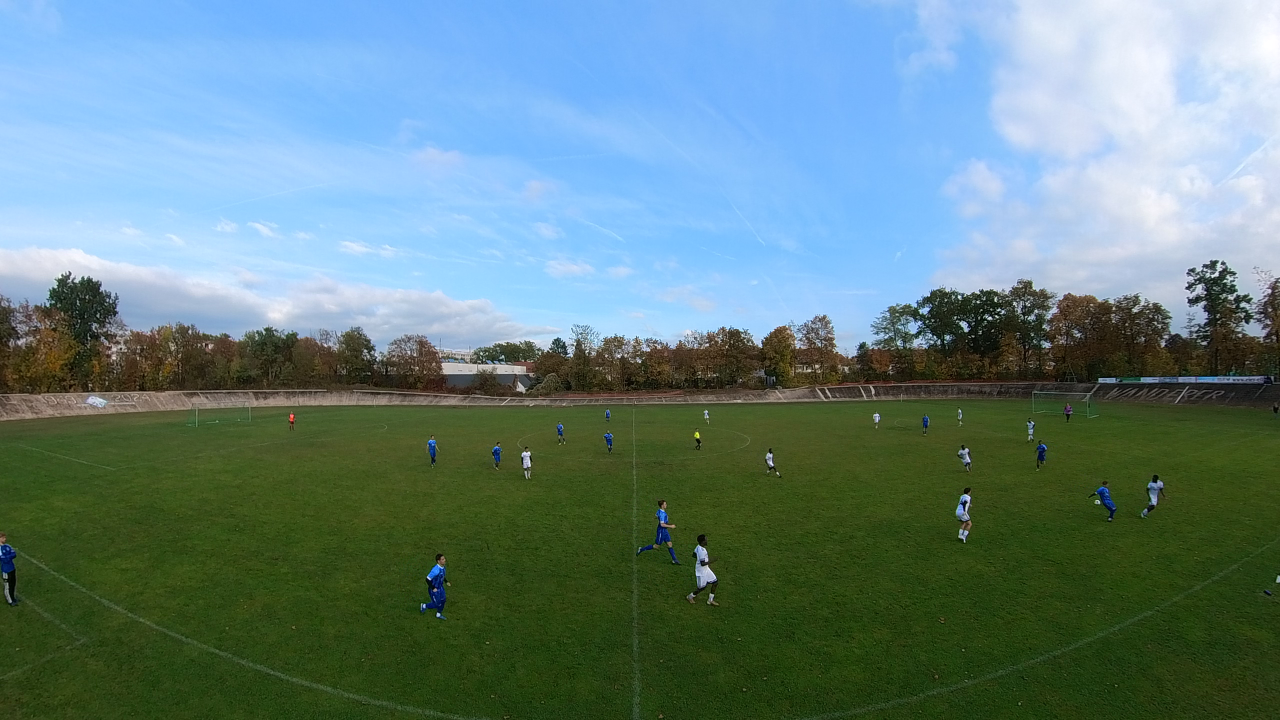
#> input picture raw_frame.png, 2560 x 1440 px (shown at 1/2 size)
$ python calibrate_auto.py --input raw_frame.png
#> lines starting #> are read from the running program, lines starting #| are printed output that depends on the picture; after the words box and inside, x2 and y2 are one past the last pixel; in counts of white or black regions, pixels touching at a corner belong together
#!/usr/bin/env python3
"""
calibrate_auto.py
-----------------
Automatic pitch calibration for the ASN Pfeil Phönix Nürnberg analysis pipeline.

Replaces the manual click-based calibration tool. Given a single equirect frame
(2880x1440, produced by the ffmpeg fisheye→equirect conversion), automatically
detects the pitch boundary and writes calibration/pitch.json.

Algorithm:
  1. Black mask  — remove camera body occlusion → reliable ROI
  2. Far touchline Y — sky-aware variance strategy:
       - Clear sky present → variance drops after peak (sky/stand boundary)
       - No clear sky     → variance minimum in bright zone (original)
  3. Pitch colour sampling — adaptive HSV from multiple interior points
  4. Pitch corner X — HSV pitch mask scan (robust to shadow and surface type)
  5. Near touchline Y — halfway line local contrast, clamped to 85% frame height
  6. Ellipse construction — two half-ellipses for top/bottom pitch boundary
  7. ROI clamping — all polygon points clamped within camera ROI
  8. Polygon output — saved as pitch.json

Tested on:
  - Natural grass, evening shadow (A-Platz Nürnberg, July 2025)
  - Artificial turf, daylight (October 2024)
  - Natural grass, clear sky, floodlights (B-Platz Nürnberg, October 2024)

Usage:
    # Extract a frame first:
    ffmpeg -ss 00:04:00 -i /path/to/game.insv \\
        -vf "rotate=PI/2*3,v360=fisheye:equirect:ih_fov=200:iv_fov=200,scale=2880:1440" \\
        -frames:v 1 -update 1 /tmp/equirect_frame.png

    # Run auto-calibration:
    python3 calibrate_auto.py --input /tmp/equirect_frame.png --output calibration/pitch.json

    # With visualisation:
    python3 calibrate_auto.py --input /tmp/equirect_frame.png \\
        --output calibration/pitch.json --vis /tmp/calib_vis.jpg

    # If polygon is consistently too small, apply a scale factor:
    python3 calibrate_auto.py --input /tmp/equirect_frame.png \\
        --output calibration/pitch.json --vis /tmp/calib_vis.jpg --scale 1.02
"""

from __future__ import annotations

import argparse
import json
import os

import cv2
import numpy as np


# ──────────────────────────────────────────────────────────────────
# Stage 1: Black mask
# ──────────────────────────────────────────────────────────────────

def compute_roi_mask(gray: np.ndarray) -> np.ndarray:
    """Return binary mask of non-black (non-camera-body) pixels."""
    return (~(gray < 20)).astype(np.uint8) * 255


# ──────────────────────────────────────────────────────────────────
# Stage 2: Far touchline Y — unified bright-sky approach
# ──────────────────────────────────────────────────────────────────

def detect_far_touchline_y(
    gray: np.ndarray,
    hsv: np.ndarray,
    roi: np.ndarray,
    cx_left: int,
    cx_right: int,
    bright_mean_threshold: float = 150.0,
    stable_var_frac: float = 0.35,
    default_search_top: int = 550,
    default_search_bot: int = 950,
    smooth_k: int = 10,
    mean_frac: float = 0.70,
) -> tuple[int, str]:
    """
    Detect far touchline Y position using a unified sky-aware strategy.

    Two modes:

    Bright sky (mean > 150 in any row 400-800):
      Covers clear blue sky, overcast, and mixed cloud — any condition
      where the sky contributes bright rows above the pitch.
      Strategy: anchor below the last bright row, then find where
      variance drops back below 35% of peak after the tree/stand spike.
      Validated errors: clear sky 0px, overcast -12px, mixed cloud -25px.

    No bright sky (G1-style deep shadow / evening):
      The sky region is dark or absent. Use variance minimum within the
      bright-zone rows (original strategy).
      Validated error: 0px on G1 evening.

    Returns: (far_tl_y, mode_string)
    """
    h = gray.shape[0]

    # ── Detect clear blue sky (strict) ───────────────────────────
    sky_mask   = cv2.inRange(hsv, (90, 50, 100), (130, 255, 255))
    bgr_from_hsv = cv2.cvtColor(hsv, cv2.COLOR_HSV2BGR)
    gray_hsv   = cv2.cvtColor(bgr_from_hsv, cv2.COLOR_BGR2GRAY)
    clear_sky_bottom = None
    for y in range(300, 800):
        strip  = sky_mask[y, cx_left:cx_right]
        roi_px = (roi[y, cx_left:cx_right] > 0).sum()
        if roi_px < 50:
            continue
        if ((strip > 0).sum() / roi_px > 0.90
                and float(np.var(gray_hsv[y, cx_left:cx_right])) < 100):
            clear_sky_bottom = y

    # ── Detect any bright sky (relaxed — catches overcast + mixed) ─
    bright_sky_bottom = None
    for y in range(400, 800):
        strip  = gray[y, cx_left:cx_right]
        roi_px = (roi[y, cx_left:cx_right] > 0).sum()
        if roi_px < 100:
            continue
        if float(np.mean(strip)) > bright_mean_threshold:
            bright_sky_bottom = y

    anchor = clear_sky_bottom or bright_sky_bottom
    mode   = ("clear_sky" if clear_sky_bottom
              else "bright_sky" if bright_sky_bottom
              else "no_sky")

    if anchor is not None:
        # ── Bright sky mode: variance drops after peak ────────────
        ys, vars_ = [], []
        for y in range(anchor, min(anchor + 400, h)):
            strip  = gray[y, cx_left:cx_right]
            roi_px = (roi[y, cx_left:cx_right] > 0).sum()
            if roi_px < 100:
                continue
            ys.append(y)
            vars_.append(float(np.var(strip)))

        if not ys:
            return anchor + 80, mode

        ys     = np.array(ys)
        vars_  = np.array(vars_)
        k      = np.ones(8) / 8
        vars_s = np.convolve(vars_, k, mode='same')

        peak_var         = float(np.max(vars_s))
        stable_threshold = peak_var * stable_var_frac
        in_high_var      = False
        far_tl_y         = int(ys[0]) + 50  # fallback

        for i in range(len(ys)):
            if vars_s[i] > stable_threshold:
                in_high_var = True
            elif in_high_var:
                far_tl_y = int(ys[i])
                break

        return far_tl_y, mode

    else:
        # ── No-sky mode: variance minimum in bright zone ──────────
        ys, vars_, means = [], [], []
        for y in range(default_search_top, min(default_search_bot, h)):
            if roi[y, (cx_left + cx_right) // 2] == 0:
                ys.append(y); vars_.append(0.0); means.append(0.0)
                continue
            strip = gray[y, cx_left:cx_right]
            ys.append(y)
            vars_.append(float(np.var(strip)))
            means.append(float(np.mean(strip)))

        ys    = np.array(ys)
        vars_ = np.array(vars_)
        means = np.array(means)
        k     = np.ones(smooth_k) / smooth_k
        vars_s  = np.convolve(vars_,  k, mode='same')
        means_s = np.convolve(means, k, mode='same')

        mean_threshold = np.max(means_s) * mean_frac
        search_mask    = means_s > mean_threshold
        if search_mask.sum() >= 5:
            return int(ys[search_mask][np.argmin(vars_s[search_mask])]), mode

        return int(ys[len(ys) // 3]), mode


# ──────────────────────────────────────────────────────────────────
# Stage 3: Pitch colour sampling
# ──────────────────────────────────────────────────────────────────

def sample_pitch_colour(
    hsv: np.ndarray,
    roi: np.ndarray,
    far_tl_y: int,
    patch_size: int = 20,
) -> tuple[int, int, int]:
    """
    Adaptively sample pitch surface colour from multiple interior points.

    Uses 75th percentile of V to avoid dark shadow pixels pulling the
    estimate too low. Returns (hue, saturation, value).
    """
    h, w  = hsv.shape[:2]
    depth = h - far_tl_y

    candidates = [
        (int(w * 0.35), int(far_tl_y + depth * 0.30)),
        (int(w * 0.65), int(far_tl_y + depth * 0.30)),
        (int(w * 0.30), int(far_tl_y + depth * 0.40)),
        (int(w * 0.70), int(far_tl_y + depth * 0.40)),
        (int(w * 0.40), int(far_tl_y + depth * 0.50)),
        (int(w * 0.60), int(far_tl_y + depth * 0.50)),
    ]

    best_v, best_hsv = -1, (40, 150, 80)
    for sx, sy in candidates:
        sy = min(sy, h - patch_size - 1)
        if roi[sy, sx] == 0:
            continue
        patch = hsv[sy - patch_size:sy + patch_size,
                    sx - patch_size:sx + patch_size]
        v  = int(np.percentile(patch[:, :, 2], 75))
        hh = int(np.median(patch[:, :, 0]))
        s  = int(np.median(patch[:, :, 1]))
        if v > best_v:
            best_v   = v
            best_hsv = (hh, s, v)

    return best_hsv


# ──────────────────────────────────────────────────────────────────
# Stage 4: Pitch corner X — HSV-based
# ──────────────────────────────────────────────────────────────────

def detect_pitch_corners_x(
    hsv: np.ndarray,
    roi: np.ndarray,
    far_tl_y: int,
    pitch_hsv: tuple[int, int, int],
    scan_depth_frac: float = 0.25,
    h_tol: int = 20,
    s_tol: int = 80,
) -> tuple[int, int]:
    """
    Find pitch left/right X extents using HSV colour matching.

    Builds a pitch colour mask and finds the leftmost/rightmost pitch
    pixels at a scan Y below the far touchline. Robust to:
    - Natural grass in shadow (V low but H/S stable)
    - Artificial turf in daylight (bright, uniform)
    - Red running tracks (different H, excluded by hue tolerance)

    Falls back to ROI edges if pitch extends to the camera body.
    """
    h_img, w = hsv.shape[:2]
    pitch_h, pitch_s, _ = pitch_hsv

    pitch_mask = cv2.inRange(hsv,
        (max(0,   pitch_h - h_tol), max(0,   pitch_s - s_tol), 0),
        (min(179, pitch_h + h_tol), 255,                        255))
    pitch_mask = cv2.bitwise_and(pitch_mask, roi)

    k = cv2.getStructuringElement(cv2.MORPH_ELLIPSE, (15, 15))
    pitch_mask = cv2.morphologyEx(pitch_mask, cv2.MORPH_CLOSE, k)
    pitch_mask = cv2.morphologyEx(pitch_mask, cv2.MORPH_OPEN,  k)

    scan_y = int(far_tl_y + (h_img - far_tl_y) * scan_depth_frac)
    p_cols = np.where(pitch_mask[scan_y] > 0)[0]
    r_cols = np.where(roi[scan_y] > 0)[0]

    if len(p_cols) > 10:
        return int(p_cols.min()), int(p_cols.max())
    elif len(r_cols) > 0:
        return int(r_cols.min()), int(r_cols.max())
    else:
        return int(w * 0.25), int(w * 0.75)


# ──────────────────────────────────────────────────────────────────
# Stage 5: Near touchline Y
# ──────────────────────────────────────────────────────────────────

def detect_near_touchline_y(
    gray: np.ndarray,
    far_tl_y: int,
    centre_x: int,
    band_w: int = 40,
    surround_offset: int = 60,
    contrast_threshold: float = 8.0,
    max_depth_frac: float = 0.85,
) -> int:
    """
    Find near touchline Y via halfway line local contrast.

    The halfway line is a vertical white stripe at x ≈ w//2. Even in
    shadow and on artificial turf it is brighter than adjacent grass.
    The lowest row where the centre band exceeds surrounding brightness
    is the near touchline intersection with the halfway line.

    Clamped to max_depth_frac of frame height to avoid detecting camera
    equipment at the very bottom of the frame.
    """
    h = gray.shape[0]
    max_y = int(h * max_depth_frac)
    last_positive_y = far_tl_y

    for y in range(far_tl_y, min(max_y, h - 10)):
        c = float(np.mean(gray[y, centre_x - band_w:centre_x + band_w]))
        l = float(np.mean(gray[y, centre_x - band_w - surround_offset:centre_x - band_w]))
        r = float(np.mean(gray[y, centre_x + band_w:centre_x + band_w + surround_offset]))
        if c - (l + r) / 2.0 > contrast_threshold:
            last_positive_y = y

    # Minimum depth fallback — near touchline must be at least 30% of
    # frame height below far touchline. If contrast scan found almost
    # nothing (heavily shadowed pitch, faint lines), use this minimum.
    min_near_tl_y = far_tl_y + int(h * 0.30)
    if last_positive_y < min_near_tl_y:
        last_positive_y = min_near_tl_y

    return last_positive_y


# ──────────────────────────────────────────────────────────────────
# Stage 6 + 7: Build ellipse polygon with ROI clamping
# ──────────────────────────────────────────────────────────────────

def build_pitch_polygon(
    far_tl_y: int,
    pitch_left: int,
    pitch_right: int,
    near_tl_y: int,
    roi: np.ndarray,
    n_top: int = 7,
    n_bottom: int = 11,
    semi_b_top_ratio: float = 0.068,
    scale: float = 1.0,
) -> list[list[int]]:
    """
    Build pitch boundary polygon from the four detected anchor values.

    Two half-ellipses sharing the same semi-major axis:
      - Top arc (far touchline): slight downward droop at corners
      - Bottom arc (near touchline): pronounced curve

    All points clamped to camera ROI.
    """
    h, w = roi.shape[:2]
    ellipse_cx = (pitch_left + pitch_right) // 2
    semi_a     = (pitch_right - pitch_left) / 2 * scale
    semi_b     = (near_tl_y - far_tl_y) * scale
    semi_b_top = semi_a * semi_b_top_ratio

    top_thetas = np.linspace(np.pi, 0, n_top)
    top_pts = [
        [int(ellipse_cx + semi_a * np.cos(t)),
         int(far_tl_y   + semi_b_top * (np.cos(t) ** 2))]
        for t in top_thetas
    ]

    bot_thetas = np.linspace(0, np.pi, n_bottom)
    bot_pts = [
        [int(ellipse_cx + semi_a * np.cos(t)),
         int(far_tl_y   + semi_b   * np.sin(t))]
        for t in bot_thetas
    ]

    full_poly = top_pts + bot_pts[1:-1]

    # Clamp to ROI
    clamped = []
    for px, py in full_poly:
        py_c = int(np.clip(py, 0, h - 1))
        px_c = int(np.clip(px, 0, w - 1))
        if roi[py_c, px_c] == 0:
            direction = 1 if px_c < w // 2 else -1
            for dx in range(0, w // 2, 2):
                nx = px_c + direction * dx
                if 0 <= nx < w and roi[py_c, nx] > 0:
                    px_c = nx
                    break
        clamped.append([px_c, py_c])

    return clamped


# ──────────────────────────────────────────────────────────────────
# Visualisation
# ──────────────────────────────────────────────────────────────────

# [41 lines left out: function visualise, not called in this run]


# ──────────────────────────────────────────────────────────────────
# Main pipeline
# ──────────────────────────────────────────────────────────────────

def auto_calibrate(
    input_path: str,
    output_path: str,
    vis_path: str | None = None,
    scale: float = 1.0,
    verbose: bool = True,
) -> list[list[int]]:
    """
    Run full auto-calibration pipeline.
    Returns the pitch polygon as a list of [x, y] points.
    """
#> called with input_path = 'raw_frame.png', output_path = 'calibration/pitch.json', scale = 1, verbose = True
    img = cv2.imread(input_path)
#> img is the input picture: shape (1440, 2560, 3); mean B, G, R 127.3, 128.3, 99.9
    if img is None:
        raise RuntimeError(f"Cannot read image: {input_path}")
    h, w = img.shape[:2]
    gray = cv2.cvtColor(img, cv2.COLOR_BGR2GRAY)
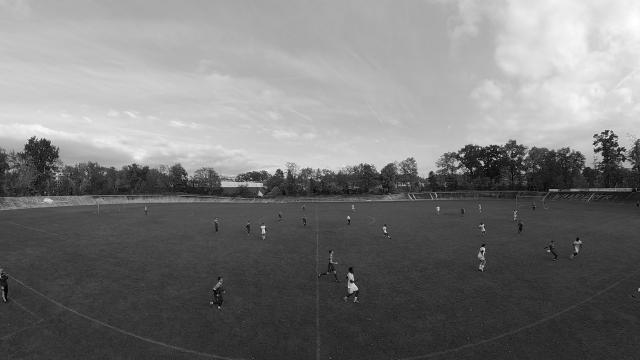
#> gray: shape (1440, 2560) (shown at 1/4 size); min 0, max 255, mean 119.8
    hsv  = cv2.cvtColor(img, cv2.COLOR_BGR2HSV)
#> hsv: shape (1440, 2560, 3); mean H, S, V 70.3, 130.9, 150.2

    if verbose:
        print(f"Input: {input_path}  ({w}x{h})")
#| Input: raw_frame.png  (2560x1440)

    # Stage 1: ROI
    roi = compute_roi_mask(gray)
#> in compute_roi_mask, `return (~(gray < 20)).astype(np.uint8) * 255`:
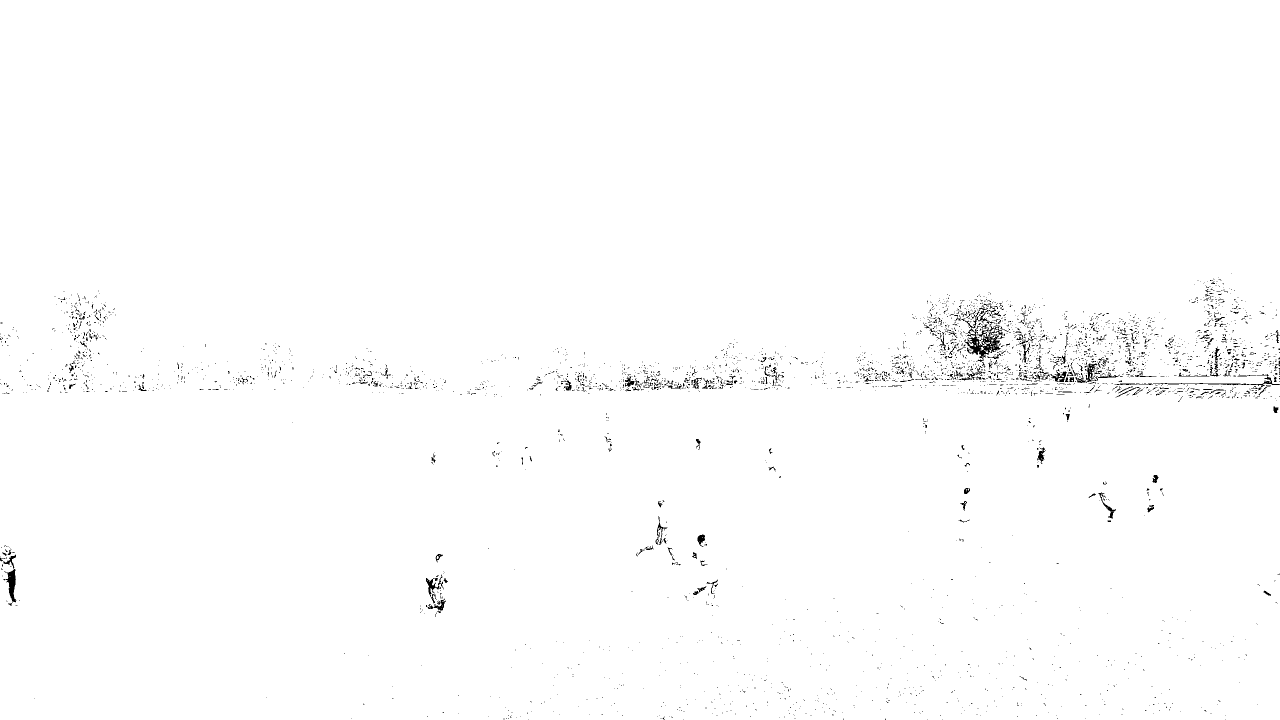
#> returned value: shape (1440, 2560) (shown at 1/2 size); 99.2% white; black in thin lines or dots, all inside (x1, y1, x2, y2) = (0, 546, 2560, 1440)
    if verbose:
        black_pct = 100 * (gray < 20).sum() / (h * w)
#> black_pct = 0.81
        print(f"Stage 1: Black mask — {black_pct:.1f}% of frame is camera body")
#| Stage 1: Black mask — 0.8% of frame is camera body

    cx_left  = int(w * 0.35)
    cx_right = int(w * 0.65)

    # Stage 2: Far touchline Y
    far_tl_y, sky_mode = detect_far_touchline_y(gray, hsv, roi, cx_left, cx_right)
#> in detect_far_touchline_y, `sky_mask   = cv2.inRange(hsv, (90, 50, 100), (130, 255, 255))`:
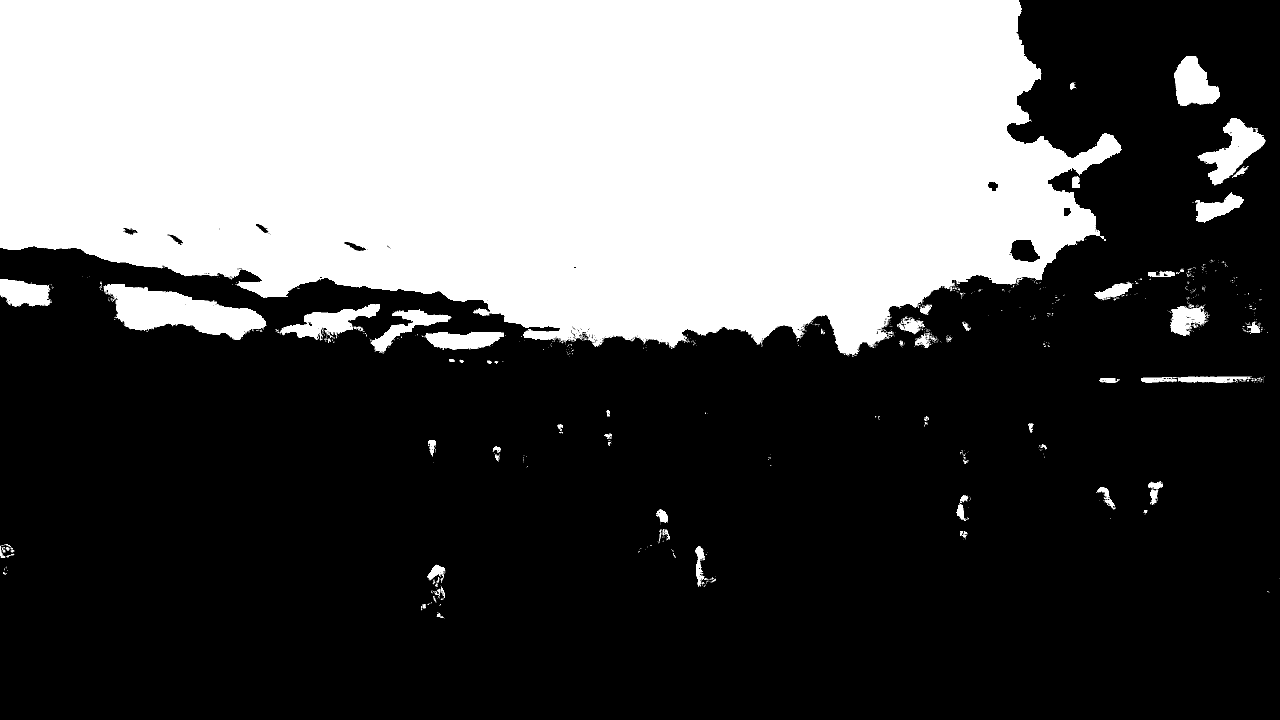
#> sky_mask: shape (1440, 2560) (shown at 1/2 size); 36.1% white; 639 white regions (560 under 20 px), largest, box (x1, y1, x2, y2) and area: (0, 0, 2244, 712) 1257326, (206, 568, 533, 680) 19365, (2394, 236, 2532, 371) 7546
#> (the rest of the program and of its run is left out)
